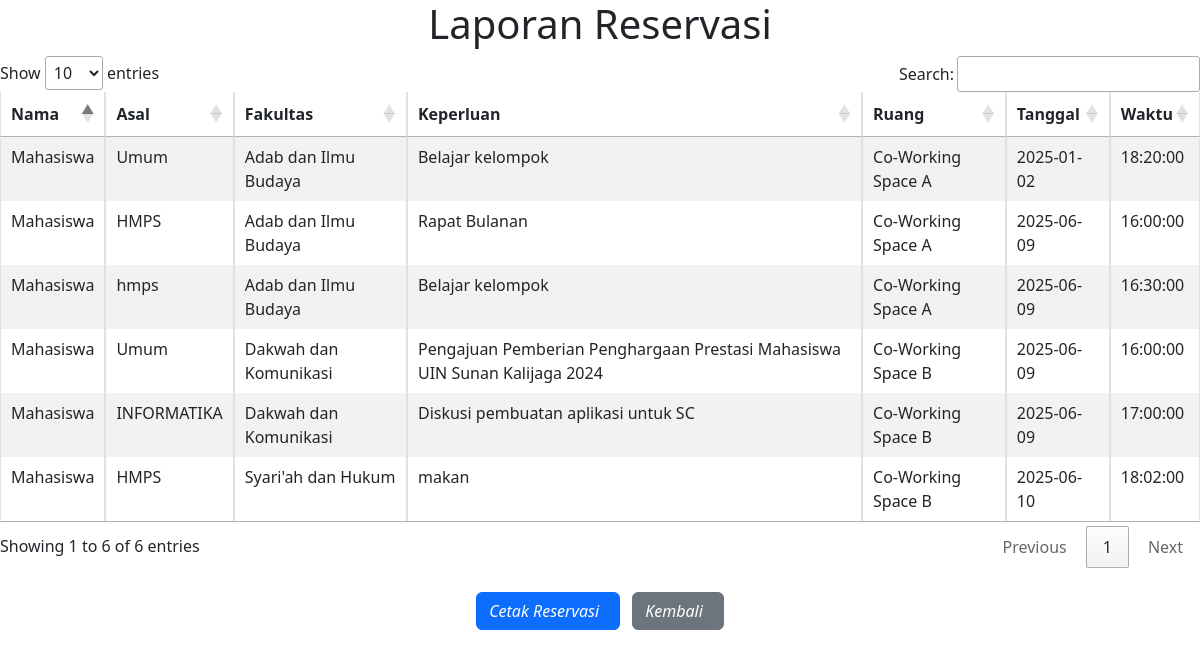
The page /tampilUser.php on the database its author committed.
### tables this page shows
CREATE TABLE `reservasi` (
  `id` int(11) NOT NULL,
  `nama` varchar(100) NOT NULL,
  `asal` varchar(255) NOT NULL,
  `fakultas` varchar(35) NOT NULL,
  `keperluan` varchar(100) NOT NULL,
  `ruang` varchar(100) NOT NULL,
  `tanggal` date NOT NULL,
  `waktu` time NOT NULL,
  `waktu_selesai` time NOT NULL
);

### tampilUser.php (the view, shortened to what this page needs)
<!DOCTYPE html>
<html lang="en">
<head>
    <link rel="stylesheet" href="https://cdn.datatables.net/1.13.4/css/jquery.dataTables.min.css">
    <link rel="stylesheet" href="https://cdn.jsdelivr.net/npm/bootstrap@5.3.0-alpha3/dist/css/bootstrap.min.css">
</head>
<body>
    <h1 style="text-align: center;">Laporan Reservasi</h1>
    <table id="myTable" class="table table-striped table-bordered">
        <thead>
            <tr>
                <th>Nama</th>
                <th>Asal</th>
                <th>Fakultas</th>
                <th>Keperluan</th>
                <th>Ruang</th>
                <th>Tanggal</th>
                <th>Waktu</th>
            </tr>
        </thead>
        <tbody>
            <?php
            include 'koneksi.php';
            $sql = "SELECT * FROM reservasi";
            $result = $conn->query($sql);
            if ($result->num_rows > 0) {
                while ($row = $result->fetch_assoc()) {
                    echo "<tr>";
                    echo "<td>" . $row['nama'] . "</td>";
                    echo "<td>" . $row['asal'] . "</td>";
                    echo "<td>" . $row['fakultas'] . "</td>";
                    echo "<td>" . $row['keperluan'] . "</td>";
                    echo "<td>" . $row['ruang'] . "</td>";
                    echo "<td>" . $row['tanggal'] . "</td>";
                    echo "<td>" . $row['waktu'] . "</td>";
                    echo "</tr>";
                }
            }
            ?>
        </tbody>
    </table>
    <div class="text-center mt-4">
        <button class="btn btn-primary me-2" onclick="printInvoice()">
            <i class="bi bi-printer-fill me-2">Cetak Reservasi</i>
        </button>
        <a href="crudReservasi.php" class="btn btn-secondary">
            <i class="bi bi-arrow-left me-2">Kembali</i>
        </a>
    </div>
</body>
</html>

### rows shown on the page
reservasi: nama "Mahasiswa", asal "Umum", fakultas "Adab dan Ilmu Budaya", keperluan "Belajar kelompok", ruang "Co-Working Space A", tanggal "2025-01-02", waktu "18:20:00"
reservasi: nama "Mahasiswa", asal "HMPS", fakultas "Adab dan Ilmu Budaya", keperluan "Rapat Bulanan", ruang "Co-Working Space A", tanggal "2025-06-09", waktu "16:00:00"
reservasi: nama "Mahasiswa", asal "hmps", fakultas "Adab dan Ilmu Budaya", keperluan "Belajar kelompok", ruang "Co-Working Space A", tanggal "2025-06-09", waktu "16:30:00"
reservasi: nama "Mahasiswa", asal "Umum", fakultas "Dakwah dan Komunikasi", keperluan "Pengajuan Pemberian Penghargaan Prestasi Mahasiswa UIN Sunan Kalijaga 2024", ruang "Co-Working Space B", tanggal "2025-06-09", waktu "16:00:00"
reservasi: nama "Mahasiswa", asal "INFORMATIKA", fakultas "Dakwah dan Komunikasi", keperluan "Diskusi pembuatan aplikasi untuk SC", ruang "Co-Working Space B", tanggal "2025-06-09", waktu "17:00:00"
reservasi: nama "Mahasiswa", asal "HMPS", fakultas "Syari'ah dan Hukum", keperluan "makan", ruang "Co-Working Space B", tanggal "2025-06-10", waktu "18:02:00"
